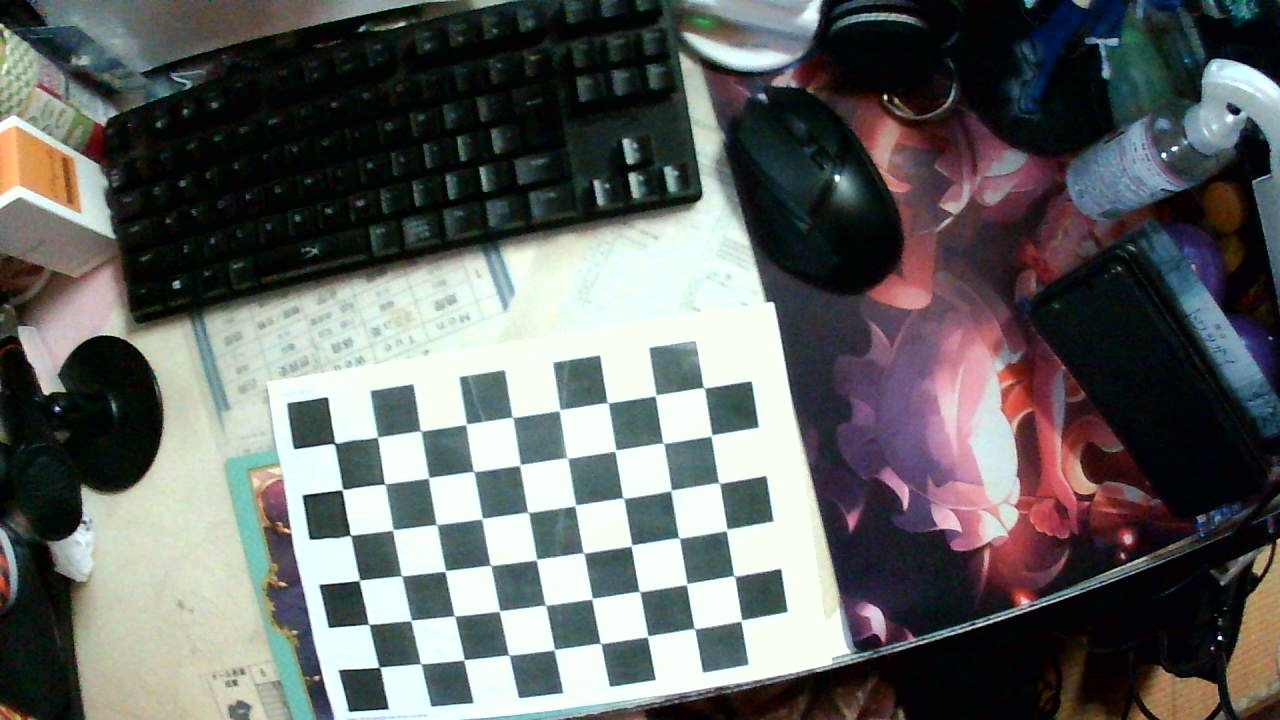
//> input picture build/calibrate_img/left/000000.jpg, 1280 x 720 px
$ ./template_match ../build/calibrate_img/left/000000.jpg ../build/calibrate_img/left/000001.jpg 1   (built with g++ and OpenCV 4)
//> lines starting //> are read from the running program, lines starting //| are printed output that depends on the picture
#include <opencv2/opencv.hpp>

#include <cstdio>
#include <iostream>
#include <fstream>
#include <stdio.h>
#include <stdlib.h>
#include <time.h>
#include <unistd.h>
#include <vector>
#include <omp.h>
#include <time.h>
#include <numeric>
#include <algorithm>
#include <thread>
#include <mutex>
#include <condition_variable>
#include <deque>
#include <functional>
#include <random>
#include <filesystem>
#include <boost/property_tree/ptree.hpp>
#include <boost/property_tree/xml_parser.hpp>
#include <boost/foreach.hpp>
#include <boost/lexical_cast.hpp>

int main(int argc, char **argv)
{
    cv::Mat temp = cv::imread(argv[1], 0);
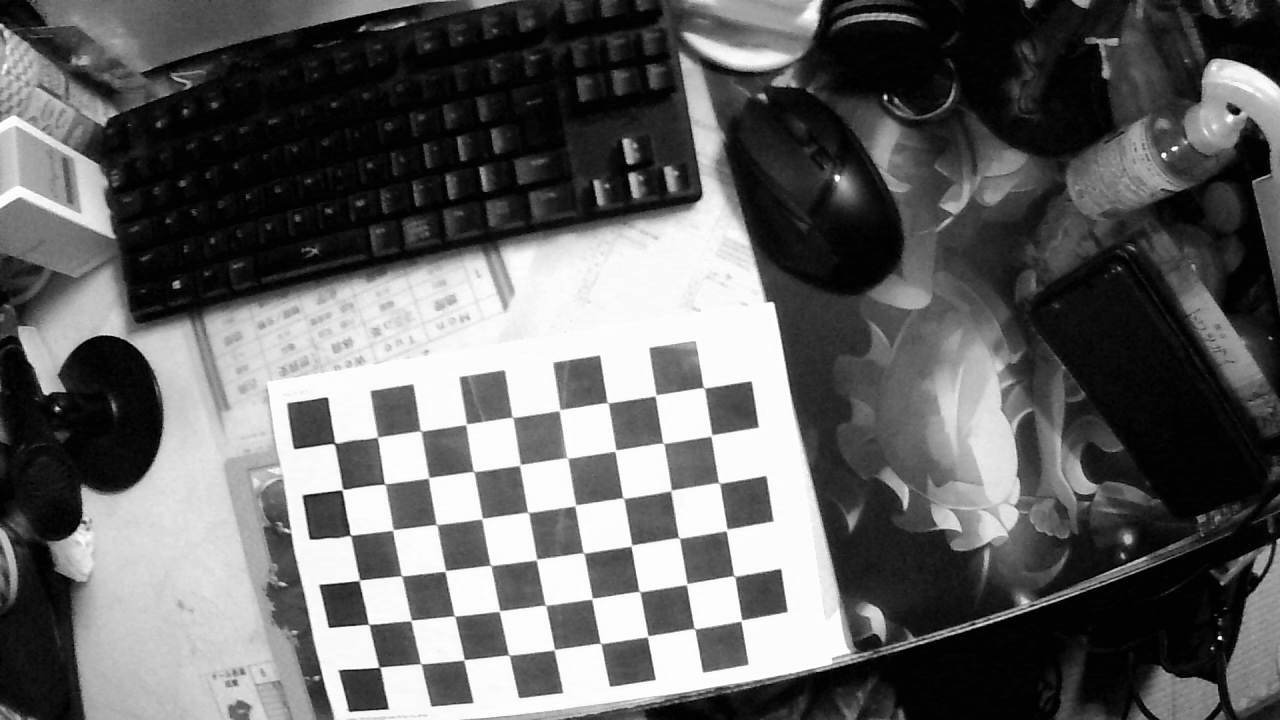
//> temp: 720 rows x 1280 cols, CV_8UC1; min 0, max 255, mean 99.6
    cv::Mat origin = cv::imread(argv[2], 0);
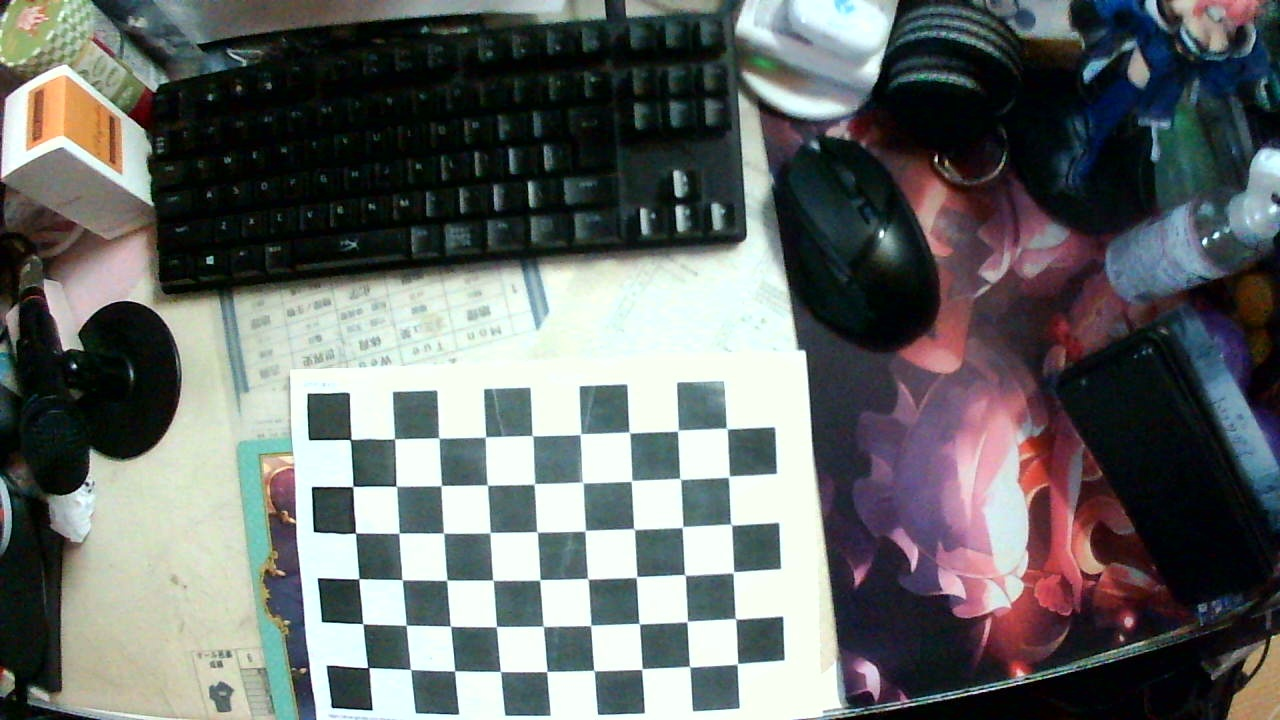
//> input picture build/calibrate_img/left/000001.jpg, 1280 x 720 px
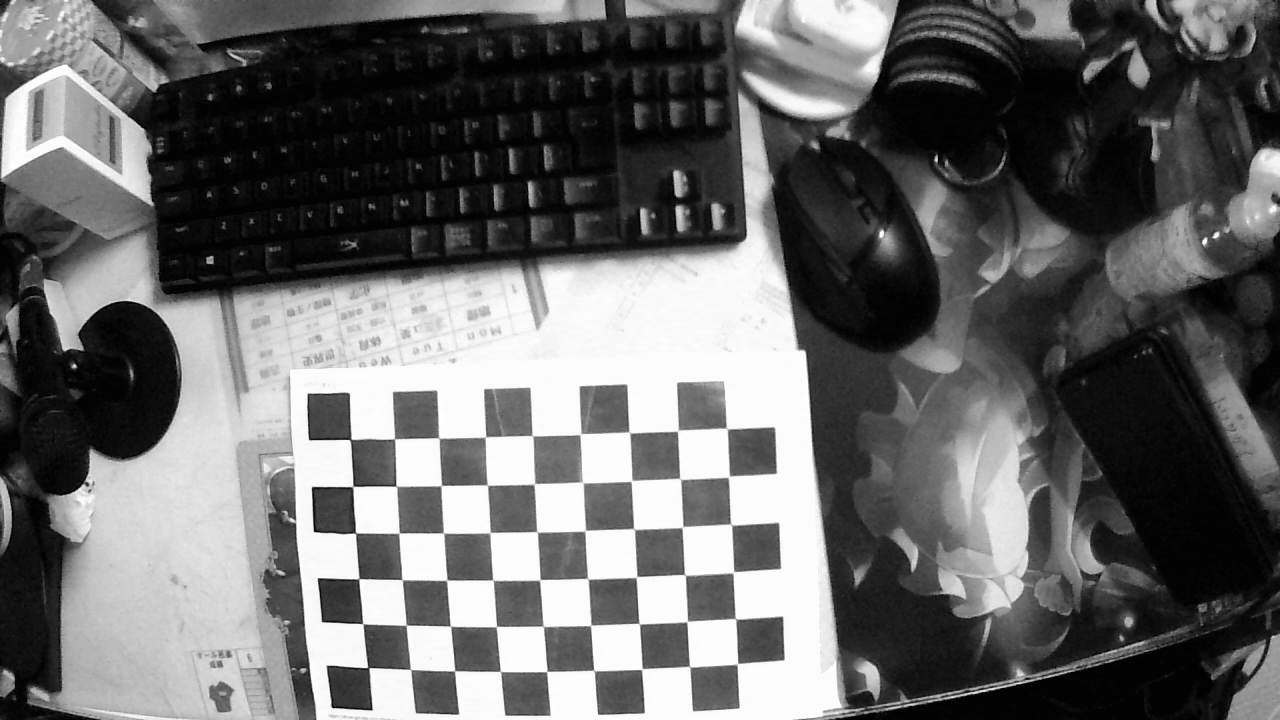
//> origin: 720 rows x 1280 cols, CV_8UC1; min 0, max 255, mean 104.4
    int mode = atoi(argv[3]); // 0 monoral 1 stereo
//> mode = 1

    int SAD = 0;
    int count = 0;
    double match_point = 0;

    if (mode == 0)
    {
        for (int x = 0; x < temp.cols; x++)
        {
            for (int y = 0; y < temp.rows; y++)
            {
                SAD += abs(temp.at<unsigned char>(y, x) - origin.at<unsigned char>(y, x));
            }
        }
    }
    else if (mode == 1)
    {
        for (int x = 0; x < temp.cols; x++)
        {
            for (int y = 0; y < temp.rows; y++)
            {
                if (temp.at<unsigned char>(y, x) != 0)
                {
                    SAD += abs(temp.at<unsigned char>(y, x) - origin.at<unsigned char>(y, x));
                }else{
                    count++;
                }
            }
        }
//> this loop made 1280 passes
//> (SAD, count) on passes 1 to 3: (51192, 4), (100647, 4), (148617, 6)
//> after the loop, SAD = 47784670; count = 1604
    }

    std::cout << SAD << " " << temp.cols * temp.rows * 255 - count * 255 << std ::endl;
//| 47784670 234598980

    match_point = (1.0 - ((double)SAD/(double)(temp.cols*temp.rows*255 - count * 255))) * 100;
//> match_point = 79.63

    std::cout << match_point << std::endl;
//| 79.6313

}
